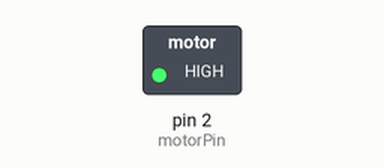
This sketch was run on a simulated Arduino Uno, built with avr-gcc and run on an emulated ATmega328P. On the bench: switched loads named in the sketch (green lamp = pin HIGH). What the sketch prints to the serial monitor is not drawn.

Above: at 0.1 s.
Timing chart, 0 to 1.6 s (numbered marks = the images above):
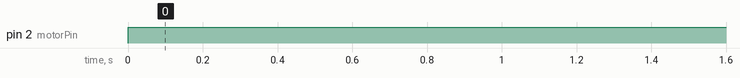

Measured:
- by itself, pin 2 (motorPin): LOW → HIGH at 0.00 s

The sketch:

position_PID.ino
```cpp
// ----------- P CONTROLLER FOR POSITION -----------
const int motorPin = 2;
const int encoderPin = 18;

volatile long encoderCount = 0;
float Kp = 0.49;
float desiredPosition = 5*870;  // target in encoder counts (e.g., 10 rev * 20 pulses/rev)
int pwmOutput = 0;

void encoderISR() {
  encoderCount++;
}

void setup() {
  Serial.begin(115200);
  pinMode(motorPin, OUTPUT);
  pinMode(encoderPin, INPUT_PULLUP);
  attachInterrupt(digitalPinToInterrupt(encoderPin), encoderISR, RISING);
}

void loop() {
  float error = desiredPosition - encoderCount;

  pwmOutput = Kp * error;
  pwmOutput = constrain(pwmOutput, -255, 255);

  // If position reached, stop
  if (abs(error) < 2) pwmOutput = 0;

  // Apply PWM (handle direction)
  if (pwmOutput >= 0)
    analogWrite(motorPin, pwmOutput);
  else
    analogWrite(motorPin, 0);

  Serial.print("Target: "); Serial.print(desiredPosition);
  Serial.print(" | Actual: "); Serial.print(encoderCount);
  Serial.print(" | Error: "); Serial.println(error);

  delay(50);
}
```
